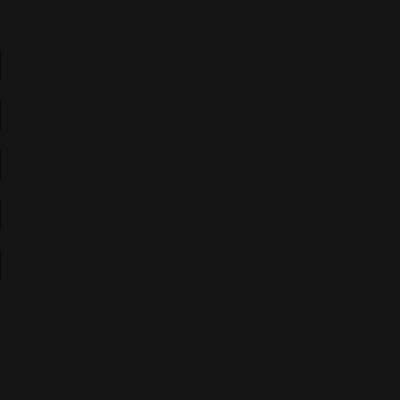
Frame 1 (no input)
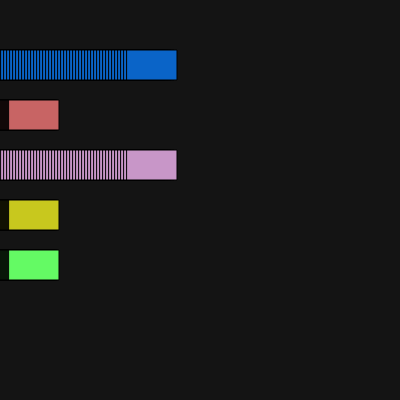
Frame 60 (no input)
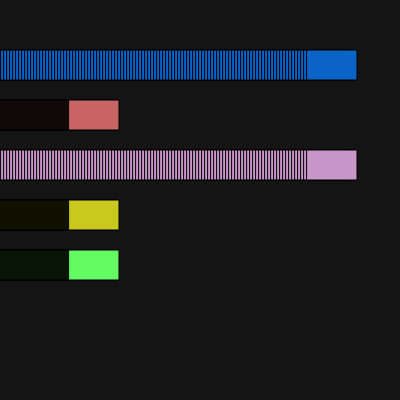
Frame 120 (the mouse pressed at the canvas centre since frame 60)

The p5.js sketch that drew these frames (run headless with seeded random() and noise() and a simulated clock; from frame 60 on, the mouse is pressed at the canvas centre):

// p5.js sketch
// ── sketch.js

      // 2. Create an animation where five rectangles that are initially offscreen are animated to enter the screen
      // from the left-hand side and exit from the right-hand side. They should also be moving at different speeds.
      // 
      
      function setup() {
        createCanvas(400, 400);
        background(20);
      }
      
      let speed1 = 0;
      let speed2 = 0;
      function draw() {
        //background(20);   it's neccessary to update the frame
        //rect1
        fill(10, 100, 200);
        rect(-50+speed2, 50, 50, 30)
        //rect2
        fill(200, 100, 100);
        rect(-50+speed1, 100, 50, 30)
        //rect3
        fill(200, 150, 200);
        rect(-50+speed2, 150, 50, 30)
        //rect4
        fill(200, 200, 30);
        rect(-50+speed1, 200, 50, 30)
        //rect5
        fill(100, 250, 100);
        rect(-50+speed1, 250, 50, 30)
        
        speed1 = speed1 + 1;  //value of the speed
        speed2 = speed2 + 3;
      }
      
      
      
      
